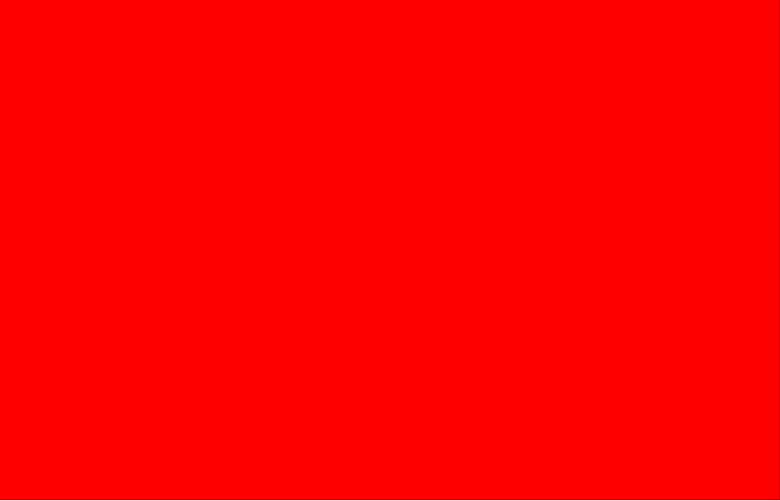
<?xml version="1.0" encoding="UTF-8"?>
<ui version="4.0">
 <class>Form</class>
 <widget class="QWidget" name="Form">
  <property name="geometry">
   <rect>
    <x>0</x>
    <y>0</y>
    <width>780</width>
    <height>501</height>
   </rect>
  </property>
  <property name="windowTitle">
   <string>Form</string>
  </property>
  <widget class="QWidget" name="verticalLayoutWidget">
   <property name="geometry">
    <rect>
     <x>-1</x>
     <y>-1</y>
     <width>781</width>
     <height>501</height>
    </rect>
   </property>
   <layout class="QVBoxLayout" name="verticalLayout">
    <property name="sizeConstraint">
     <enum>QLayout::SetMaximumSize</enum>
    </property>
    <item>
     <widget class="QListView" name="listView">
      <property name="styleSheet">
       <string notr="true">background-color: red</string>
      </property>
     </widget>
    </item>
   </layout>
  </widget>
 </widget>
 <resources/>
 <connections/>
</ui>
